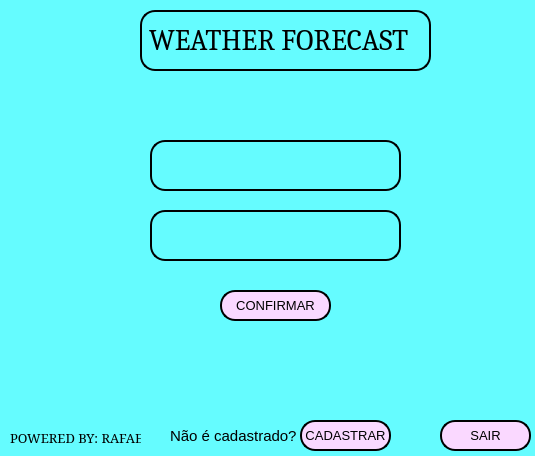
<?xml version="1.0" encoding="UTF-8"?>
<ui version="4.0">
 <class>MainWindow</class>
 <widget class="QMainWindow" name="MainWindow">
  <property name="enabled">
   <bool>true</bool>
  </property>
  <property name="geometry">
   <rect>
    <x>0</x>
    <y>0</y>
    <width>535</width>
    <height>456</height>
   </rect>
  </property>
  <property name="font">
   <font>
    <family>SimSun</family>
    <pointsize>14</pointsize>
   </font>
  </property>
  <property name="windowTitle">
   <string>Tela principal</string>
  </property>
  <property name="autoFillBackground">
   <bool>false</bool>
  </property>
  <property name="styleSheet">
   <string notr="true">background-color: rgb(101, 252, 255);</string>
  </property>
  <widget class="QWidget" name="centralwidget">
   <widget class="QLabel" name="labeltext0">
    <property name="geometry">
     <rect>
      <x>140</x>
      <y>10</y>
      <width>291</width>
      <height>61</height>
     </rect>
    </property>
    <property name="font">
     <font>
      <family>Cambria</family>
      <pointsize>22</pointsize>
     </font>
    </property>
    <property name="styleSheet">
     <string notr="true">background-color: rbg(255, 255, 255);
border-radius: 15px; 
border-style: outset; 
border-width: 2px;</string>
    </property>
    <property name="lineWidth">
     <number>15</number>
    </property>
    <property name="midLineWidth">
     <number>15</number>
    </property>
    <property name="text">
     <string>WEATHER FORECAST</string>
    </property>
    <property name="textFormat">
     <enum>Qt::MarkdownText</enum>
    </property>
    <property name="margin">
     <number>-1</number>
    </property>
    <property name="indent">
     <number>7</number>
    </property>
    <property name="openExternalLinks">
     <bool>false</bool>
    </property>
    <property name="buddy">
     <cstring></cstring>
    </property>
   </widget>
   <widget class="QLabel" name="powerlabel">
    <property name="geometry">
     <rect>
      <x>10</x>
      <y>430</y>
      <width>131</width>
      <height>16</height>
     </rect>
    </property>
    <property name="font">
     <font>
      <family>SimSun</family>
      <pointsize>10</pointsize>
     </font>
    </property>
    <property name="text">
     <string>POWERED BY: RAFAEL</string>
    </property>
   </widget>
   <widget class="QPushButton" name="pushButton">
    <property name="geometry">
     <rect>
      <x>220</x>
      <y>290</y>
      <width>111</width>
      <height>31</height>
     </rect>
    </property>
    <property name="font">
     <font>
      <pointsize>10</pointsize>
     </font>
    </property>
    <property name="styleSheet">
     <string notr="true">QPushButton {
background-color: rgb(250, 216, 255);
border-radius: 15px; 
border-style: outset; 
border-width: 2px;
border-color: black;
}
QPushButton:pressed {
background-color: rgb(250, 216, 255);
border-style: outset; 
border-width: 2px;
border-radius: 15px; 
border-color: white;
}</string>
    </property>
    <property name="text">
     <string>CONFIRMAR</string>
    </property>
   </widget>
   <widget class="QLineEdit" name="lineEdit">
    <property name="geometry">
     <rect>
      <x>150</x>
      <y>140</y>
      <width>251</width>
      <height>51</height>
     </rect>
    </property>
    <property name="font">
     <font>
      <pointsize>12</pointsize>
     </font>
    </property>
    <property name="styleSheet">
     <string notr="true">background-color: rbg(255, 255, 255);
border-radius: 15px; 
border-style: outset; 
border-width: 2px;</string>
    </property>
    <property name="text">
     <string/>
    </property>
   </widget>
   <widget class="QLineEdit" name="lineEdit_2">
    <property name="geometry">
     <rect>
      <x>150</x>
      <y>210</y>
      <width>251</width>
      <height>51</height>
     </rect>
    </property>
    <property name="styleSheet">
     <string notr="true">background-color: rbg(255, 255, 255);
border-radius: 15px; 
border-style: outset; 
border-width: 2px;</string>
    </property>
    <property name="echoMode">
     <enum>QLineEdit::Password</enum>
    </property>
   </widget>
   <widget class="QLabel" name="label">
    <property name="geometry">
     <rect>
      <x>170</x>
      <y>420</y>
      <width>131</width>
      <height>31</height>
     </rect>
    </property>
    <property name="font">
     <font>
      <family>Nirmala UI</family>
      <pointsize>11</pointsize>
     </font>
    </property>
    <property name="text">
     <string>Não é cadastrado?</string>
    </property>
   </widget>
   <widget class="QPushButton" name="pushButton_2">
    <property name="geometry">
     <rect>
      <x>300</x>
      <y>420</y>
      <width>91</width>
      <height>31</height>
     </rect>
    </property>
    <property name="font">
     <font>
      <pointsize>10</pointsize>
     </font>
    </property>
    <property name="styleSheet">
     <string notr="true">QPushButton {
background-color: rgb(250, 216, 255);
border-radius: 15px; 
border-style: outset; 
border-width: 2px;
border-color: black;
}
QPushButton:pressed {
background-color: rgb(250, 216, 255);
border-style: outset; 
border-width: 2px;
border-radius: 15px; 
border-color: white;
}</string>
    </property>
    <property name="text">
     <string>CADASTRAR</string>
    </property>
   </widget>
   <widget class="QLabel" name="label_2">
    <property name="geometry">
     <rect>
      <x>100</x>
      <y>150</y>
      <width>47</width>
      <height>31</height>
     </rect>
    </property>
    <property name="text">
     <string/>
    </property>
    <property name="pixmap">
     <pixmap>../../../Documents/PROJETO/LOGIN/icon email.png</pixmap>
    </property>
   </widget>
   <widget class="QLabel" name="label_3">
    <property name="geometry">
     <rect>
      <x>100</x>
      <y>220</y>
      <width>47</width>
      <height>31</height>
     </rect>
    </property>
    <property name="text">
     <string/>
    </property>
    <property name="pixmap">
     <pixmap>../../../Documents/PROJETO/LOGIN/icon senha.png</pixmap>
    </property>
   </widget>
   <widget class="QPushButton" name="pushButton_3">
    <property name="geometry">
     <rect>
      <x>440</x>
      <y>420</y>
      <width>91</width>
      <height>31</height>
     </rect>
    </property>
    <property name="font">
     <font>
      <pointsize>10</pointsize>
     </font>
    </property>
    <property name="styleSheet">
     <string notr="true">QPushButton {
background-color: rgb(250, 216, 255);
border-radius: 15px; 
border-style: outset; 
border-width: 2px;
border-color: black;
}
QPushButton:pressed {
background-color: rgb(250, 216, 255);
border-style: outset; 
border-width: 2px;
border-radius: 15px; 
border-color: white;
}</string>
    </property>
    <property name="text">
     <string>SAIR</string>
    </property>
   </widget>
   <widget class="QLabel" name="label_4">
    <property name="geometry">
     <rect>
      <x>210</x>
      <y>270</y>
      <width>311</width>
      <height>16</height>
     </rect>
    </property>
    <property name="font">
     <font>
      <pointsize>11</pointsize>
     </font>
    </property>
    <property name="styleSheet">
     <string notr="true">color: #ff0901</string>
    </property>
    <property name="text">
     <string/>
    </property>
   </widget>
  </widget>
 </widget>
 <resources/>
 <connections/>
</ui>
